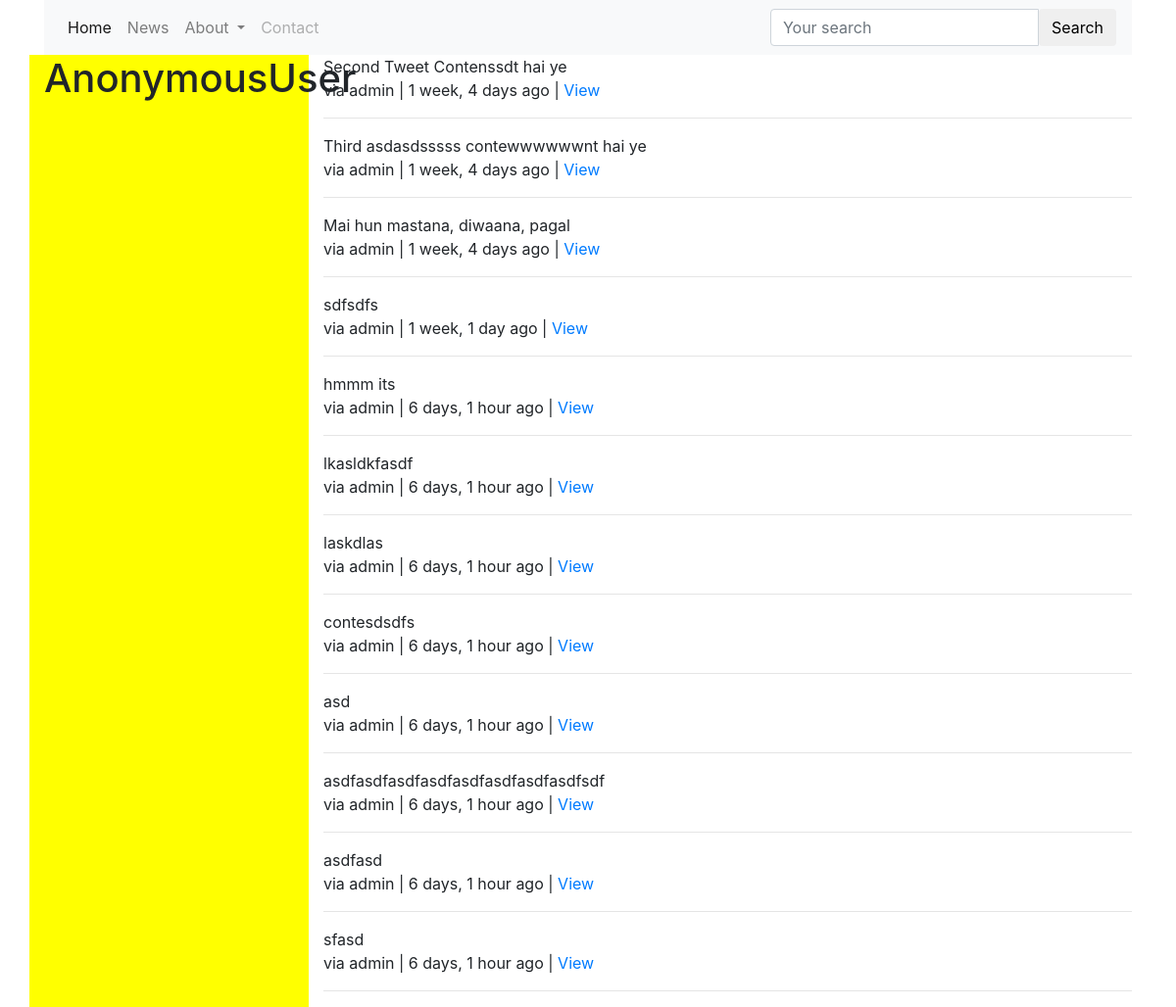
Screenshot of /tweet/ with the database file from the repository.
### tweets/models.py (models this page shows, shortened)
class Tweet(models.Model):
    content = models.CharField(max_length=140, validators=[validate_content])
    updated = models.DateTimeField(auto_now=True)
    timestamp = models.DateTimeField(auto_now_add=True)
    user = models.ForeignKey(settings.AUTH_USER_MODEL)
    def get_absolute_url(self):
        return reverse("tweet:detail", kwargs={"pk": self.pk})

### tweets/views.py (the view)
class TweetListView(ListView):
    def get_queryset(self, *args, **kwargs):
        qs = Tweet.objects.all()
        query = self.request.GET.get("q", None)
        if query is not None:
            qs = qs.filter(
                Q(content__icontains=query) |
                Q(user__username__icontains=query)
            )
        return qs
    def get_context_data(self, *args, **kwargs):
        context = super(TweetListView, self).get_context_data(*args, **kwargs)
        return context

### tweets/templates/tweets/tweet_list.html (shortened to what this page needs)
{% extends "base.html" %}
{% block content%}
	<div class="row">
		<div class="col-sm-3 col-xs-12" style="background-color: yellow">
			<h1>{{ request.user }}</h1>
		</div>
		<div class="col-sm-9">
			{% for object in object_list %}
				<div class="media">
					<div class="media-body">
						{{ object.content }}<br>
						via {{ object.user }} | {{ object.timestamp|timesince }} ago | <a href="{{ object.get_absolute_url }}">View</a>
					</div>
				</div>
				<hr>
			{% empty %}
				{% if request.GET.q %}
				<p>No tweets found.</p>
				{% else%}
				<p>No tweets yet.</p>
				{% endif %}
			{% endfor %}
		</div>
	</div>
{% endblock content %}

### rows the page displays
Tweet: content "Second Tweet Contenssdt hai ye", user "admin", timestamp "1 week, 4 days"
Tweet: content "Third asdasdsssss contewwwwwwnt hai ye", user "admin", timestamp "1 week, 4 days"
Tweet: content "Mai hun mastana, diwaana, pagal", user "admin", timestamp "1 week, 4 days"
Tweet: content "sdfsdfs", user "admin", timestamp "1 week, 1 day"
Tweet: content "hmmm its", user "admin", timestamp "6 days, 1 hour"
Tweet: content "lkasldkfasdf", user "admin", timestamp "6 days, 1 hour"
Tweet: content "laskdlas", user "admin", timestamp "6 days, 1 hour"
Tweet: content "contesdsdfs", user "admin", timestamp "6 days, 1 hour"
Tweet: content "asd", user "admin", timestamp "6 days, 1 hour"
Tweet: content "asdfasdfasdfasdfasdfasdfasdfasdfsdf", user "admin", timestamp "6 days, 1 hour"
Tweet: content "asdfasd", user "admin", timestamp "6 days, 1 hour"
Tweet: content "sfasd", user "admin", timestamp "6 days, 1 hour"

### other values shown
{{ request.user }} "AnonymousUser"
